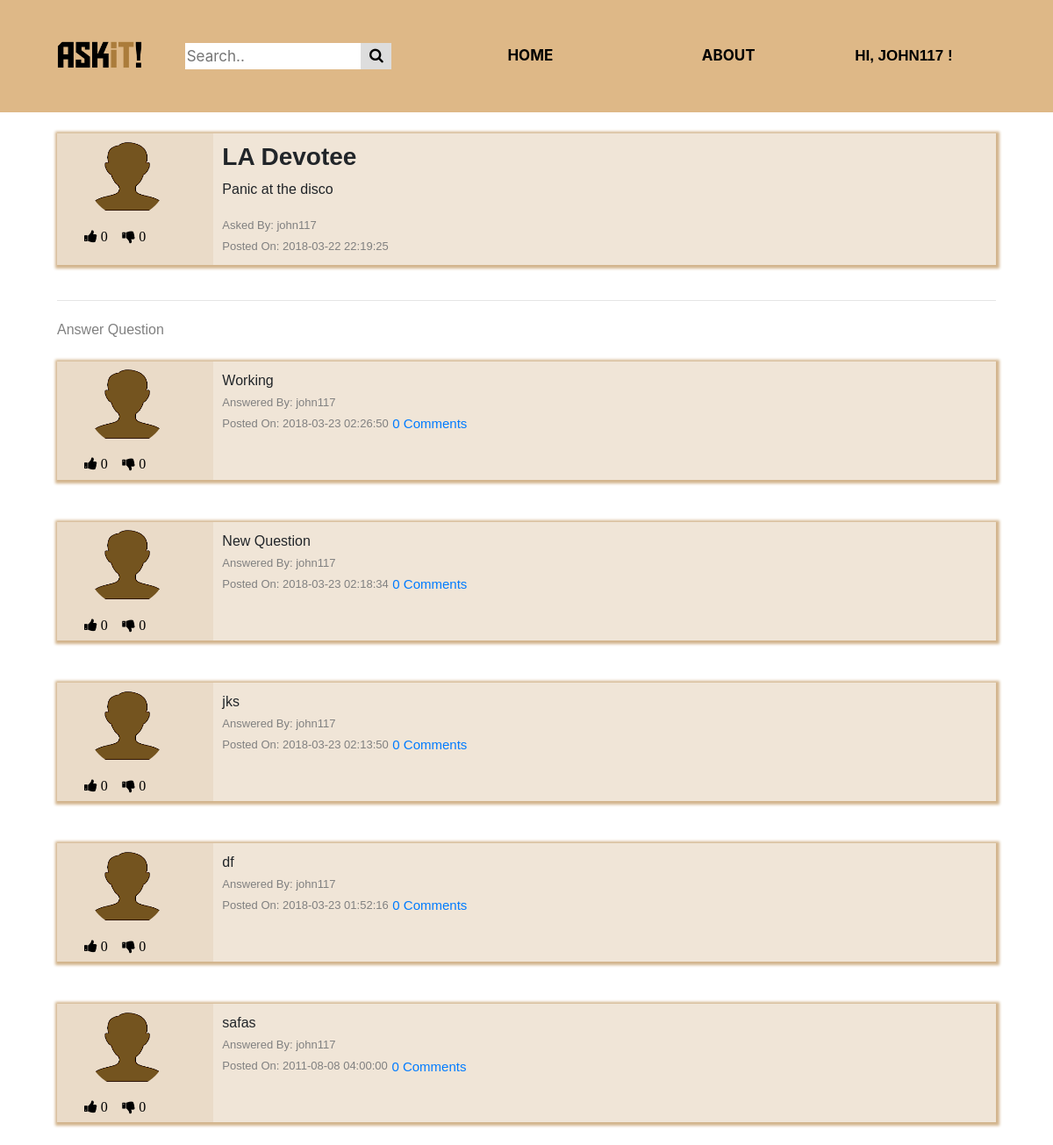
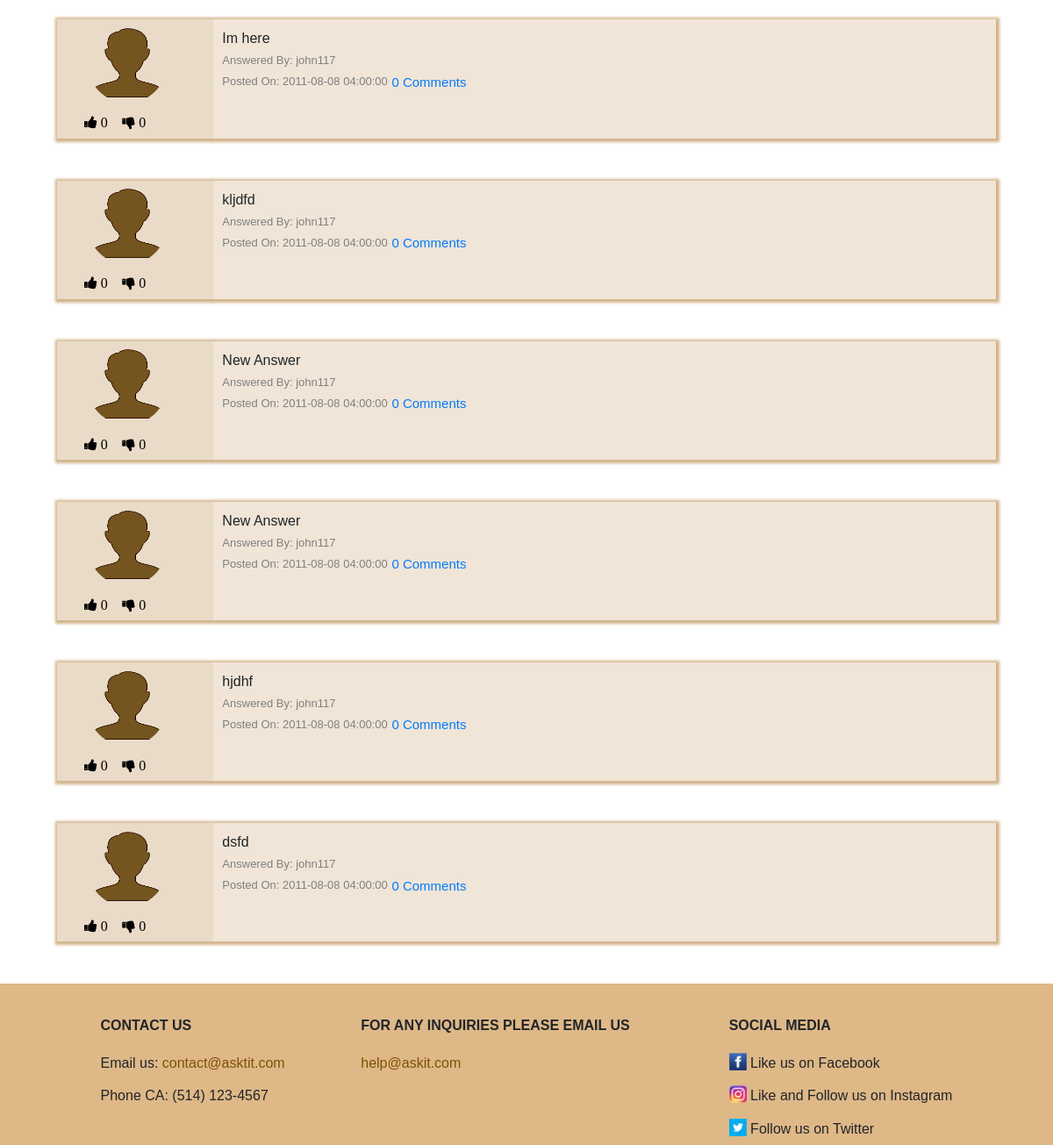
/home_page/questionThreadPage.php?questionid=7 (signed in), run on the app's committed database (2 pictures, top to bottom).
### tables this page shows
CREATE TABLE IF NOT EXISTS `questions` (
  `id` int(11) NOT NULL AUTO_INCREMENT,
  `account_id` int(11) DEFAULT NULL,
  `header` varchar(100) NOT NULL DEFAULT 'Ain''t it Fun',
  `content` varchar(500) NOT NULL DEFAULT 'Brick by Boring Brick',
  `date` timestamp NOT NULL DEFAULT CURRENT_TIMESTAMP,
  `upvotes` mediumint(8) UNSIGNED NOT NULL DEFAULT '0',
  `downvotes` mediumint(8) UNSIGNED NOT NULL DEFAULT '0',
  `tags` varchar(100) NOT NULL DEFAULT 'noob',
  PRIMARY KEY (`id`),
  KEY `fk_questions_account_id` (`account_id`)
);

CREATE TABLE IF NOT EXISTS `accounts` (
  `id` int(11) NOT NULL AUTO_INCREMENT,
  `username` varchar(20) NOT NULL DEFAULT 'john117',
  `password` varchar(500) DEFAULT NULL,
  `name` varchar(25) NOT NULL DEFAULT 'default name',
  `last_name` varchar(25) NOT NULL DEFAULT 'default  last',
  `gender` set('Male','Female','Other') NOT NULL DEFAULT 'Male',
  `security_one` set('What is the first name of the person you first kissed?','What is the last name of the teacher who gave you your first failing grade?','What is your pets name?','What was the name of your elementary / primary school?','In what city or town does your nearest sibling live?','What was your childhood nickname?','What is the name of your favorite childhood friend?') DEFAULT 'What is the first name of the person you first kissed?',
  `security_two` set('In what city or town did your mother and father meet?','What is the middle name of your oldest child?','What is your favorite team?','What is your favorite movie?','What was your favorite sport in high school?','What was your favorite food as a child?','Who is your childhood sports hero?','What was the name of the company where you had your first job?') NOT NULL DEFAULT 'In what city or town did your mother and father meet?',
  `answer_one` varchar(20) NOT NULL DEFAULT 'a1',
  `answer_two` varchar(20) NOT NULL DEFAULT 'a2',
  `bio` varchar(500) NOT NULL DEFAULT 'Training to be like goku',
  `profession` set('Gamer','Student','Potatoe','Teacher','Professor','Hipster','Trainer','Sloth') NOT NULL DEFAULT 'Potatoe',
  `pin` varchar(4) DEFAULT NULL,
  `profile_picture_path` varchar(500) NOT NULL DEFAULT '../img/avatar2.png',
  PRIMARY KEY (`id`),
  UNIQUE KEY `username` (`username`)
);

CREATE TABLE IF NOT EXISTS `answers` (
  `id` int(11) NOT NULL AUTO_INCREMENT,
  `account_id` int(11) DEFAULT NULL,
  `question_id` int(11) DEFAULT NULL,
  `content` varchar(500) NOT NULL DEFAULT 'noob did not answer',
  `date` timestamp NOT NULL DEFAULT CURRENT_TIMESTAMP,
  `upvotes` mediumint(8) UNSIGNED NOT NULL DEFAULT '0',
  `downvotes` mediumint(8) UNSIGNED NOT NULL DEFAULT '0',
  `best` tinyint(1) DEFAULT NULL,
  PRIMARY KEY (`id`),
  KEY `fk_answers_account_id` (`account_id`),
  KEY `fk_answers_question_id` (`question_id`)
);

### public_html/home_page/questionThreadPage.php (the view, shortened to what the rows shown need)
<?php
	include('header.php');
	include_once('..\..\private\controllers\comment_controller.php');
	include_once('..\..\private\models\Question.php');
	include_once('..\..\private\models\Answer.php');
	include_once('..\..\private\controllers\QuestionThreadController.php');
	require "../../private/models/Vote.php";
	echo "<link rel='stylesheet' type='text/css' href='../css/homepage.css'>
		<link rel='stylesheet' type='text/css' href='../css/questionThread.css'>";
	if (isset($_GET['questionid'])){
		$questId= $_GET['questionid'];
		$votesQ=[];
		$votesA=[];
		$qtc = new QuestionThreadController();
		$questionThread = $qtc::getQuestionThread($questId);
		$row = $questionThread->getQuestion();
		try{
            $pdo = new PDO("mysql:host=$servername;dbname=$dbname", $username, $password);
            $pdo->setAttribute(PDO::ATTR_ERRMODE, PDO::ERRMODE_EXCEPTION);
        }catch(PDOException $e){
          echo "Connection failed: " . $e->getMessage();
        }
      	if(isset($_SESSION['userid'])){
            $req = $pdo -> prepare("SELECT * FROM votes WHERE ref=? AND user_id=?");
            $req->execute (['questions',$_SESSION['userid']]);
            while($vote=$req->fetch()){
              array_push($votesQ, $vote);
        	}
        	$req->execute (['answers',$_SESSION['userid']]);
            while($vote=$req->fetch()){
              array_push($votesA, $vote);
        	}
        }
		echo "<div class = 'container'>";
		$vote=getVote($votesQ,$row->getId());
	    if($questId==$vote['ref_id'])
	    	$vote_class=Vote::getClass($vote);
	    else
	    	$vote_class=Vote::getClass(false);
		echo "
		<br>
		<div class= 'questionBlock'>
		<div class='col-md-2 '>";
		$file_path=$questionThread->getQuestionFileName();
        if(!file_exists($file_path)) {
           	$file_path = "..\img\avatar2.png";
        };
            echo "<div class='col-md-10'><img class='circle_img' src=".$file_path."></div>
			<! ---------------------------- Left column of the Question Block ------------------------ -->
	            <div class='details vote_btns ".$vote_class." '>
  	            <form action= '..\..\private\models\Like.php?ref=questions&ref_id=".$row->getId()."&vote=1&page=questionThreadPage.php?questionid=".$row->getId()."'' method='POST'>
  	              <button type='submit' class='vote_btn vote_like' ";
  	              if(!isset($_SESSION['userid'])){
  	              	echo "disabled";
  	              }
  	            echo "><i class='fa fa-thumbs-up'> ". $row->getUpvotes() . "</i></button>
  	            </form>
  	            <form action='..\..\private\models\Like.php?ref=questions&ref_id=".$row->getId()."&vote=-1&page=questionThreadPage.php?questionid=".$row->getId()."' method='POST'>
  	              <button type='submit' class='vote_btn vote_dislike' ";
  	              if(!isset($_SESSION['userid'])){
  	              	echo "disabled";
  	              }
  	            echo "><i class='fa fa-thumbs-down'> ". $row->getDownvotes() . "</i></button>
  	              </form>
  	            </div>
  	            </div>
		    <div class='col-md-10 question'>
		        <h3><strong>".$row->getHeader()."</strong></h3>
		        <p>".$row->getContent()."</p>
		        <span class ='questionByDetail'>
			        Asked By: ".$questionThread->getQuestionName()."<br>
				  	Posted On: ".$row->getDate()."<br>
		        </span>
		    </div>
	    </div><br><hr>";
	    if(isset($_SESSION['username'])){
		    echo"
		    <button class='newAnswerButton' type='button' data-toggle='collapse' data-target='#newAnswer' aria-expanded='false' aria-controls='newAnswer'>
	    	Answer Question
	  		</button>";
		}
		$answerRow = $questionThread->getAnswerThreadArray();
		$counter=0;
		if($answerRow != null){
			foreach ($answerRow as $info){
				echo "<div class = 'block'>";
				$answerInfo = $info->getAnswer();
				$voteA=getVote($votesA,$answerInfo->getId());
				if($answerInfo->getId()==$voteA['ref_id'])
	    			$vote_class=Vote::getClass($voteA);
	    		else
	    			$vote_class=Vote::getClass(false);
	    		$commentRow=[];
				echo "
				<br>
				<div class= 'answerBlock'>
				<div class='col-md-2 '>";
				$file_path=$info->getAnswerFileName();
		                if(!file_exists($file_path)) {
		                	$file_path = "..\img\avatar2.png";
		        };
		        echo "<div class='col-md-10'><img class='circle_img' src=".$file_path."></div>
				<! ---------------------------- Left column of the Answer Block ------------------------ -->
	            <div class='details vote_btns ".$vote_class." '>
  	            <form action= '..\..\private\models\Like.php?ref=answers&ref_id=".$answerInfo->getId()."&vote=1&page=questionThreadPage.php?questionid=".$row->getId()."' method='POST'>
  	              <button type='submit' class='vote_btn vote_like' ";
  	              if(!isset($_SESSION['userid'])){
  	              	echo "disabled";
  	              }
  	            echo "><i class='fa fa-thumbs-up'> ". $answerInfo->getUpvotes() . "</i></button>
  	            </form>
  	            <form action='..\..\private\models\Like.php?ref=answers&ref_id=".$answerInfo->getId()."&vote=-1&page=questionThreadPage.php?questionid=".$row->getId()."' method='POST'>
  	              <button type='submit' class='vote_btn vote_dislike' ";
  	              if(!isset($_SESSION['userid'])){
  	              	echo "disabled";
  	              }
  	            echo "><i class='fa fa-thumbs-down'> ". $answerInfo->getDownvotes() . "</i></button>
  	              </form>
  	            </div></div>";
  	            echo "
			        <div class='question col-md-10'>
			            ".$answerInfo->getContent()."<br>
			            <span class ='questionByDetail'>
				            Answered By: ".$info->getAnswerName()."<br>
						  	Posted On: ".$answerInfo->getDate()."
						  	<a class='btn btn-link commentButton' data-toggle='collapse' href='#allComments".$counter."' role='button' aria-expanded='false' aria-controls='allComments".$counter."'>
						  	".sizeof($commentRow)."
							Comments
							</a>
			            </span>
			        </div>
			        </div>
		    	";
		    	echo "<div class='collapse' id='allComments".$counter."'>";
		    	echo "</div></div><br>";
		    	$counter++;
			}
		}
	}
	else
		echo "Question not found";
	echo "</div>";
	function getVote($votes,$info_id){
	    return false;
	}
	include('footer.php');
?>

### data on the page
questions: upvotes "0", downvotes "0", header "LA Devotee", content "Panic at the disco", account.username "john117", date "2018-03-22 22:19:25"
answers: upvotes "0", downvotes "0", content "Working", account.username "john117", date "2018-03-23 02:26:50", sizeof($commentRow) "0"
answers: upvotes "0", downvotes "0", content "New Question", account.username "john117", date "2018-03-23 02:18:34", sizeof($commentRow) "0"
answers: upvotes "0", downvotes "0", content "jks", account.username "john117", date "2018-03-23 02:13:50", sizeof($commentRow) "0"
answers: upvotes "0", downvotes "0", content "df", account.username "john117", date "2018-03-23 01:52:16", sizeof($commentRow) "0"
answers: upvotes "0", downvotes "0", content "safas", account.username "john117", date "2011-08-08 04:00:00", sizeof($commentRow) "0"
answers: upvotes "0", downvotes "0", content "Im here", account.username "john117", date "2011-08-08 04:00:00", sizeof($commentRow) "0"
answers: upvotes "0", downvotes "0", content "kljdfd", account.username "john117", date "2011-08-08 04:00:00", sizeof($commentRow) "0"
answers: upvotes "0", downvotes "0", content "New Answer", account.username "john117", date "2011-08-08 04:00:00", sizeof($commentRow) "0"
answers: upvotes "0", downvotes "0", content "New Answer", account.username "john117", date "2011-08-08 04:00:00", sizeof($commentRow) "0"
answers: upvotes "0", downvotes "0", content "hjdhf", account.username "john117", date "2011-08-08 04:00:00", sizeof($commentRow) "0"
answers: upvotes "0", downvotes "0", content "dsfd", account.username "john117", date "2011-08-08 04:00:00", sizeof($commentRow) "0"

### other printed values
$_SESSION['username'] "JOHN117"
